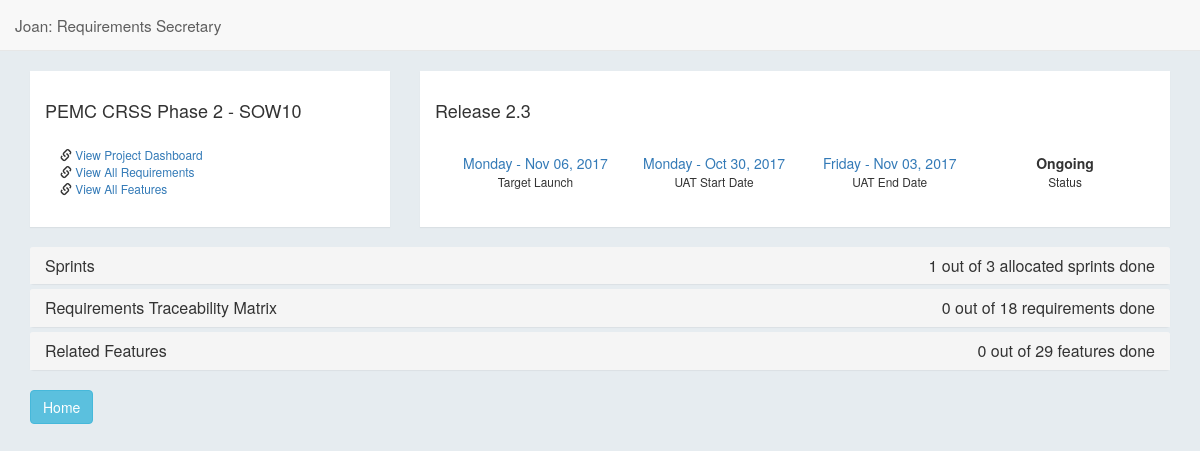
The page /joan/release/3/ on the database its author committed.
### joan/models.py (models this page shows, shortened)
class Release (models.Model):
    project = models.ForeignKey(Project, on_delete=models.CASCADE, default=DEFAULT_PROJECT)
    release_name = models.CharField(max_length=50)
    release_target_date = models.DateField(blank=True, null=True)
    release_actual_date = models.DateField(blank=True, null=True)
    release_uat_start_date = models.DateField(blank=True, null=True)
    release_uat_end_date = models.DateField(blank=True, null=True)
    release_details = models.CharField(max_length=70,blank=True)
    def __str__(self):
        return "Rel " + self.release_name

class Project (models.Model):
    project_name = models.CharField(max_length=50,unique = True)
    slug = models.SlugField(max_length=10, null=True,unique=True)
    project_company = models.CharField(max_length=50)
    project_description = models.CharField(max_length=50)
    project_start_date = models.DateField(blank=True,null=True)
    project_end_date = models.DateField(blank=True, null=True)
    created_at = models.DateTimeField(auto_now_add=True,null=True)
    updated_at = models.DateTimeField(auto_now=True,null=True)
    def __str__(self):
        return self.project_name

### joan/views.py (the view)
# urls.py: url(r'^release/(?P<pk>[a-zA-Z0-9-]+)/$', views.ReleaseView.as_view(), name='release'),
class ReleaseView(generic.DetailView):
    model = Release
    template_name = 'joan/release.html'
    def get_context_data(self, **kwargs):
        context = super(ReleaseView, self).get_context_data(**kwargs)
        context['requirement_list'] = Requirement.objects.filter(feature__release__id__exact=self.kwargs['pk']).distinct()
        context['done_requirement_list'] = Requirement.objects.distinct().filter(feature__release__id__exact=self.kwargs['pk']).filter(feature__status__exact='DO').exclude(feature__status__in=('NW', 'DU', 'FV'))
        context['done_feature_list'] = Feature.objects.filter(release__id__exact=self.kwargs['pk']).filter(status__exact='DO')
        context['done_feature_list'] = Feature.objects.filter(release__id__exact=self.kwargs['pk']).filter(status__exact='DO')
        context['done_sprint_list'] = Sprint.objects.filter(release__id__exact=self.kwargs['pk']).filter(status__exact='DO')
        context['sprint_list'] = Sprint.objects.filter(release__id__exact=self.kwargs['pk']).order_by('-sprint_end_date')
        return context

### joan/models.py (called while the page is built)
    def __str__(self):
        return self.requirement_heading

    def __str__(self):
        return self.feature_text

    def __str__(self):
        return "%s - %s" %(self.release, self.sprint_name)

### joan/templatetags/extras.py (called while the page is built)
@register.inclusion_tag(t)
def show_status(model):
    return {'model': model }

@register.filter(expects_localtime=True)
def count_business_days(to_date):
    from_date = localtime(now()).date()
    try:
        if to_date > from_date:
            day_generator = (from_date + timedelta(x + 1) for x in range((to_date - from_date).days))
            mandays = sum(1 for day in day_generator if day.weekday() <= 5)
            if mandays > 1: return str(mandays)  + " workdays to go"
            else: return str(mandays)  + " workday to go"
        else:
            day_generator = (from_date + timedelta(x + 1) for x in range((from_date - to_date).days))
            mandays = sum(1 for day in day_generator if day.weekday() <= 5) + 1
            if mandays > 1: return str(mandays)  + " workdays ago"
            else: return str(mandays)  + " workday ago"
    except AttributeError:
        return ''

### joan/templates/joan/release.html (shortened to what this page needs)
{% extends 'joan/base.html' %}
{% load extras %}
  {% block pagecontent %}
<div class="container">
<br>
  <div class="row">
    <div class="col-sm-4">
      <div class="panel module">
        <h4>{{ release.project }}</h4>
        <div class="panel-body">
        <small><span class="glyphicon glyphicon-link" aria-hidden="true"></span> <a href="{% url 'joan:project' release.project.id %}">View Project Dashboard</a></small><br>
      <small><span class="glyphicon glyphicon-link" aria-hidden="true"></span> <a href="{% url 'joan:requirements_list' release.project.id %}">View All Requirements</a></small><br>
        <small><span class="glyphicon glyphicon-link" aria-hidden="true"></span> <a href="{% url 'joan:features_list' release.project.id %}">View All Features</a></small>
      </div>
      </div>
    </div>
    <div class="col-sm-8">
      <div class="panel module">
        <div class="row">
          <div class="col-sm-12">
          <h4>Release {{ release.release_name }} &nbsp; <span class="text-right"><small>{{ release.release_details }}</small></span> </h4>
          </div>
        </div>
          <div class="panel-body">
            <div class="row">
              <div class="col-sm-3 text-center">
                  <div class="btn">
                    <a href="" data-toggle="tooltip" data-html="true" title="  {{release.release_target_date|count_business_days }}" style="cursor: pointer">{{ release.release_target_date|date:"l - M d, Y" }}</a> <br>
                    <small>Target Launch</small>
                  </div>
              </div>
              <div class="col-sm-3 text-center">
                <div class="btn">
                  <a href="" data-toggle="tooltip" data-html="true" title="  {{release.release_uat_start_date|count_business_days }}" style="cursor: pointer">{{ release.release_uat_start_date|date:"l - M d, Y" }}</a> <br>
                  <small>UAT Start Date</small>
                </div>
              </div>
              <div class="col-sm-3 text-center">
                <div class="btn">
                  <a href=""  data-toggle="tooltip" data-html="true" title="  {{release.release_uat_end_date|count_business_days }}" style="cursor: pointer">{{ release.release_uat_end_date|date:"l - M d, Y" }}</a> <br>
                  <small>UAT End Date</small>
                </div>
              </div>
              <div class="col-sm-3 text-center">
                  <div class="btn">
                            <strong>Ongoing</strong>
                    <br><small>Status</small>
                  </div>
              </div>
            </div>
          </div>
      </div>
    </div>
  </div>
</div>
<div class="container">
  <div class="panel-group" id="accordion">
    <div class="panel panel-default">
        <div class="panel-heading">
            <h4 class="panel-title">
                <a data-toggle="collapse" data-parent="#accordion" href="#collapseThree">
                    Sprints <div class="pull-right">{{ done_sprint_list.count }} out of {{ release.sprint_set.count }} allocated sprints done</div>
                </a>
            </h4>
        </div>
    </div>
    <div class="panel panel-default">
          <div class="panel-heading">
              <h4 class="panel-title">
                  <a data-toggle="collapse" data-parent="#accordion" href="#collapseOne">
                      Requirements Traceability Matrix <div class="pull-right">{{ done_requirement_list.count}} out of {{ requirement_list.count}} requirements done</div>
                  </a>
              </h4>
          </div>
      </div>
    <div class="panel panel-default">
          <div class="panel-heading">
              <h4 class="panel-title">
                  <a data-toggle="collapse" data-parent="#accordion" href="#collapseTwo">
                      Related Features <div class="pull-right">{{ done_feature_list.count }} out of {{ release.feature_set.count }} features done</div>
                  </a>
              </h4>
          </div>
      </div>
  </div>
    <a class="btn btn-info" href="{% url 'joan:project' release.project.id %}">Home</a>
</div>
{% endblock %}

### joan/static/joan/style.css (style rules this page uses)
body { background: #E6ECF0; }
.panel { border-radius: 0; border: none; }
.module { padding: 20px 15px 15px 15px; }

### rows shown on the page
Release: project "PEMC CRSS Phase 2 - SOW10", release_name "2.3", release_target_date "Monday - Nov 06, 2017", release_uat_start_date "Monday - Oct 30, 2017", release_uat_end_date "Friday - Nov 03, 2017", sprint_set.count "3", feature_set.count "29"

### other values the page prints
{{ done_sprint_list.count }} "1"
{{ done_requirement_list.count }} "0"
{{ requirement_list.count }} "18"
{{ done_feature_list.count }} "0"
